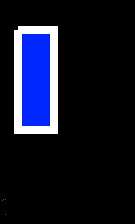
#> input picture versions_2/global_contour_vision/lb_tst/bluboi (3rd copy).bmp, 135 x 224 px
$ python lightbcn.py   (older library calls are emulated)
#> lines starting #> are read from the running program, lines starting #| are printed output that depends on the picture; after the words box and inside, x2 and y2 are one past the last pixel; in counts of white or black regions, pixels touching at a corner belong together
#> further down, testimg is the input picture: shape (224, 135, 3); mean B, G, R 39.9, 21.5, 18.2
### versions_2/global_contour_vision/filters.py
import cv2
import numpy as np
import os

"""List of filters and masks
filter images:
bgr:        blue green red
hsv:        hue sat value
s_hsv:      shifted hsv
brite_hsv:  only bright shifted hsv

masks:
brite:      non grey i.e. colourful
white:      white
black:      black
sat_red:    hue-based red
sat_green:  hue-based green
sat_blue:   hue-based blue
sp_red:     relative-rgb based red
sp_green:   relative-rgb based green
sp_blue:    relative-rgb based blue

"""


my_path = os.path.abspath(os.path.dirname(__file__))
class FilterCacher:
    def __init__(self):
        self.fimgs = {}
        self.masks = {}
        self.cacheSum = 0
        self.capacitive=None

    def getContoursFromMask(self, mask):
        kernel = np.ones((10, 10), np.uint8)
        closing = cv2.morphologyEx(mask, cv2.MORPH_CLOSE, kernel)
        # closing=mask
        img, cnts, hierarchy = cv2.findContours(
            closing, cv2.RETR_TREE, cv2.CHAIN_APPROX_SIMPLE)
        if not hierarchy is None:
            return (cnts, hierarchy[0])
        else:
            return (cnts, None)

    def preprocess(self, img):
        if np.sum(img) == self.cacheSum:
            #print('filtering caught optimised')
            # we have already processed this image- do nothing
            return
        else:
            #self.clahe = cv2.createCLAHE(clipLimit=2.0,tileGridSize=(20,20))
            self.cacheSum = np.sum(img)
#> self.cacheSum = 2408134
            self.fimgs['bgr'] = img
            # hsv: normal HSV.

            # self.fimgs['lab'] = cv2.cvtColor(self.fimgs['bgr'], cv2.COLOR_BGR2LAB)

            # lab_planes = cv2.split(self.fimgs['lab'])

            # lab_planes[0] = self.clahe.apply(lab_planes[0])

            # self.fimgs['clahe_lab'] = cv2.merge(lab_planes)

            # self.fimgs['clahe_bgr'] = cv2.cvtColor(self.fimgs['clahe_lab'], cv2.COLOR_LAB2BGR)
            self.fimgs['hsv']=cv2.cvtColor(self.fimgs['bgr'], cv2.COLOR_BGR2HSV)
            # s_hsv: shifted HSV.
            # convert to integer so we can use modulo
            fullh = (self.fimgs['hsv'][:, :, 0]).astype(int)
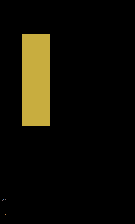
#> fullh: shape (224, 135) int64; 5 distinct labels, from 0 to 116; one colour per label, 0 black
            # shift the colours by 180/12 so the red bins end up together
            fullh += int(180/12)
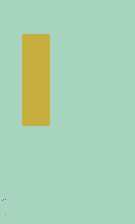
#> fullh: shape (224, 135) int64; 5 distinct labels, from 15 to 131; one colour per label, 0 black
            # loop the values back to within  0 - 180
            fullh %= 180
            # reinsert into hsv -- for future refinement
            self.fimgs['s_hsv'] = np.copy(self.fimgs['hsv'])
            self.fimgs['s_hsv'][:, :, 0] = fullh*1.0

            # brite: relative saturation and value thresholding, to get rid of grey objects and darker objects.
            self.masks['brite'] = {'img': cv2.inRange(self.fimgs['s_hsv'], (0, np.max(
                self.fimgs['s_hsv'][:, :, 1])*0.3, np.max(self.fimgs['s_hsv'][:, :, 2])*0.2), (180, 255, 255))}
            # brite: relative saturation and value thresholding, to get rid of grey objects and darker objects.
            self.masks['notcolor'] = {'img': cv2.inRange(self.fimgs['s_hsv'], (0, 0,0), (180, np.max(self.fimgs['s_hsv'][:,:,1])*0.15, 255))}
            # white and black self.masks
            # white: high value, low saturation
            self.masks['white'] = {'img': cv2.inRange(self.fimgs['s_hsv'], (0, 0, np.max(
                self.fimgs['s_hsv'][:, :, 2])*0.7), (180, np.max(self.fimgs['s_hsv'][:, :, 1])*0.1, 255))}
            # black: low values
            self.masks['black'] = {'img': cv2.inRange(
                self.fimgs['s_hsv'], (0, 0, 0), (180, 255, np.max(self.fimgs['s_hsv'][:, :, 2])*0.1))}

            # saturation + HSV Red, blue and green.
            self.fimgs['brite_hsv'] = cv2.bitwise_and(
                self.fimgs['s_hsv'], self.fimgs['s_hsv'], mask=self.masks['brite']['img'])
            self.masks['sat_red'] = {'img': cv2.inRange(
                self.fimgs['s_hsv'],  np.array([0, 76, 1]), np.array([30, 255, 255]))}
            self.masks['sat_green'] = {'img': cv2.inRange(
                self.fimgs['s_hsv'],  np.array([45, 76, 1]), np.array([95, 255, 255]))}
            self.masks['sat_blue'] = {'img': cv2.inRange(
                self.fimgs['s_hsv'],  np.array([106, 1, 1]), np.array([140, 255, 255]))}

            # sp_green: specifically for detecting green things by making a mask which is not green.
            # use the same theory to detect things which are definitely red and blue?
            sp_colors = ['sp_blue', 'sp_green', 'sp_red']
            for i, s in enumerate(sp_colors):
                mid = np.clip(self.fimgs['bgr'][:, :, i].astype(int)-((self.fimgs['bgr'][:, :, (i+1) % 3].astype(
                    int)+self.fimgs['bgr'][:, :, (i+2) % 3].astype(int))*5/6), 0, 255).astype(np.uint8)
                # print(np.max(mid))
                self.masks[sp_colors[i]] = {
                    "img": cv2.inRange(mid, np.max(mid)*0.5+1, 255)}
#> this loop made 3 passes
#> pass 1, in preprocess, `mid = np.clip(self.fimgs['bgr'][:, :, i].astype(int)-((self.fimgs['bgr..`:
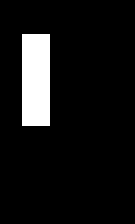
#> mid: shape (224, 135); values 0 (black) and 223 (white), 8.5% white; 1 white region, box (x1, y1, x2, y2) and area: (22, 34, 50, 126) 2576
#> after the loop, self.masks = 10 items
            # contour finding
            for mask in self.masks:
                self.masks[mask]['cnts'] = self.getContoursFromMask(
                    self.masks[mask]['img'])
#> this loop made 10 passes
#> mask on passes 1, 2, 3, 4, 5, 6, 7, 9, 10: 'brite', 'notcolor', 'white', 'black', 'sat_red', 'sat_green', 'sat_blue', 'sp_green', 'sp_red'
#> (mask, cnts in getContoursFromMask) on pass 8: ('sp_blue', [[[23, 35], [23, 126], [50, 126], [50, 35]]])
#> pass 1, in getContoursFromMask, `closing = cv2.morphologyEx(mask, cv2.MORPH_CLOSE, kernel)`:
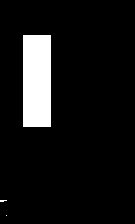
#> closing: shape (224, 135); 8.6% white; 3 white regions (2 under 20 px), largest, box (x1, y1, x2, y2) and area: (23, 35, 51, 127) 2576
#> pass 3, in getContoursFromMask (call 3), `closing = cv2.morphologyEx(mask, cv2.MORPH_CLOSE, kernel)`:
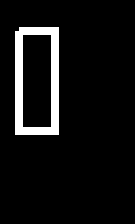
#> closing: shape (224, 135); 7.1% white; 1 white region, box (x1, y1, x2, y2) and area: (15, 27, 59, 135) 2160

            # [8 lines of commented-out code are left out]


    def getContours(self, img, masknames, includeHierarchy=False):
#> called with includeHierarchy = True
        self.preprocess(img)
        cnts = {}
        for m in masknames:
            try:
                if includeHierarchy == False:
                    cnts[m] = self.masks[m]['cnts'][0]
                else:
                    cnts[m] = self.masks[m]['cnts']
            except KeyError:
                print(m+" not recognised to be a mask.")
#> after the loop, cnts = 1 item
        return cnts

    def getContourColor(self, img, cnt):
        mask = np.zeros_like(img[:, :, 0])
        # ,['s_hsv'])# implement second argument to save time for later
        self.preprocess(img)
        mask = cv2.drawContours(mask, [cnt], 0, 1, -1)
        img2 = self.fimgs['s_hsv'][:, :, 0] * \
            mask.astype(self.fimgs['s_hsv'].dtype)
        return np.sum(img2)/cv2.contourArea(cnt)


debugMode = "fromVideo"
todraw = ['notcolor']
todraw_fimgs = ['bgr']
# [43 lines that do not run on import are left out]

### versions_2/global_contour_vision/lightbcn.py
#!/usr/bin/env python
import cv2
import numpy as np
import os
import json
import filters
import rospy

my_path = os.path.abspath(os.path.dirname(__file__))

class LightPatternDetector:
    def __init__(self,file_based=False):
        if not file_based:
            if rospy.has_param("~debug_level") and rospy.get_param("~debug_level") == "full":
                self.debug_level=101
            elif rospy.has_param("~debug_pattern"):
                self.debug_level=51
            else:
                self.debug_level=0
        else:
            self.debug_level=0
        self.cachedPattern=[]
        self.cachedContourRect=[]
        # todo: value and saturation detection.
    def clearAndPush(self):
        _cachedPattern=self.cachedPattern
        self.cachedPattern=[]
        return _cachedPattern

    def identify(self, img, filters):
        # apply a bunch of relevant filters to get contours
        cnts=filters.getContours(img,['white'],True)
#> cnts = 1 item
        # find 2 box contours nested inside each other

        nextCnt=[]
        rectIndices=[]
        for c,cnt in enumerate(cnts['white'][0]):
            # check if they are rectangles
            ## will not work because the contours will be hollow!
            r=cv2.boundingRect(cnt)
            nextCnt.append((cnt,r,cnts['white'][1][c]))
            if (cnts['white'][1][c][3]==-1):rectIndices.append(c)# append outermost white rectangles
#> this loop made 2 passes
#> (c, r) on passes 1 to 2: (0, (15, 27, 44, 108)), (1, (22, 34, 30, 94))
#> after the loop, nextCnt = 2 items; rectIndices = [0]
            # if cv2.contourArea(cnt[0])/(r[2]*r[3])<0.9:

        cnts=nextCnt
#> cnts = 2 items
        '''cnt
            [0]:contour
            [1]:bounding rect
            [2]:hierarchy
        '''
        if self.debug_level>0:
            dbg_img=img.copy()
        nextCnt=[]
        for cnt in cnts:
            if self.debug_level>50:
                cv2.drawContours(dbg_img,[cnt[0]],-1,[0,0,0])
            # pick out 2nd level contours which overlap the previous detection
            if cnt[2][3] in rectIndices:
                #print ("contour parent was outer level")
                if self.cachedContourRect==[] or (self.cachedContourRect[0]<cnt[1][0]+cnt[1][2]/2<self.cachedContourRect[0]+self.cachedContourRect[2] and
                    self.cachedContourRect[1]<cnt[1][1]+cnt[1][3]/2<self.cachedContourRect[1]+self.cachedContourRect[3]):
                    #print("contour was in cached contour rect")
                    if cv2.contourArea(cnt[0])/(cnt[1][2]*cnt[1][3])>0.8:
                        #print("contour was rectangular")
                        nextCnt.append((cnt[0],cnt[1]))
#> this loop made 2 passes
#> after the loop, nextCnt = 1 item
        '''cnt
            [0]:contour
            [1]:bounding rect
        '''
        if self.debug_level>0:
            cv2.imshow('lightbcn_output',dbg_img)
            cv2.waitKey(10)
        try:
            mostProbable=max(nextCnt,key=lambda x: cv2.contourArea(x[0]))
            self.cachedContourRect=mostProbable[1]
#> self.cachedContourRect = (22, 34, 30, 94)
            col=filters.getContourColor(img,mostProbable[0])
#> in getContourColor, `mask = cv2.drawContours(mask, [cnt], 0, 1, -1)`: mask: shape (224, 135); values 0 (black) and 1 (white), 9.3% white; 1 white region, box (x1, y1, x2, y2) and area: (22, 34, 52, 128) 2816
#> in getContourColor, `img2 = self.fimgs['s_hsv'][:, :, 0] * \ mask.astype(self.fimgs['s_hsv'..`:
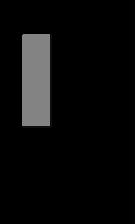
#> img2: shape (224, 135); min 0, max 131, mean 11.3
#> col = 126.5
            if 0<col<60:
                nextCol="red"
            if 60<col<120:
                nextCol="green"
            if 120<col<180:
                nextCol="blue"
            if len(self.cachedPattern)>1 and nextCol==self.cachedPattern[0]:
                return self.clearAndPush()
            elif len(self.cachedPattern)>0 and self.cachedPattern[len(self.cachedPattern)-1]==nextCol:
                print("Light beacon: Pattern persists")
                return 1 # pattern persists
            else:
                self.cachedPattern.append(nextCol)
                print("Light beacon: Pattern logged")
                return 2 # return code for pattern logged
        except ValueError:
            # out of range; return sequence
            if (self.cachedPattern!=[]):
                return self.clearAndPush()
            # Otherwise return a no-show
            rospy.loginfo("Light beacon: No Show")
            return 0

debugMode="fromFile"
if __name__=="__main__":
    import filters
    draw_colors={
        "green":[0,255,0],
        "blue":[255,0,0],
        "red":[0,0,255]
    }
    ft=filters.FilterCacher()
    if debugMode=="fromFile":
        lp=LightPatternDetector(True)
        for f in os.listdir(os.path.join(my_path,"lb_tst")):
            print(f)
            testimg=cv2.imread(os.path.join(my_path,"lb_tst",f))
            ft.preprocess(testimg)
            lp.identify(testimg,ft)
            r=lp.cachedPattern
            h,w,chan=testimg.shape
#> h = 224; w = 135; chan = 3
            print(r)
            for (c,id) in enumerate(r):
                cv2.rectangle(testimg,(c*w/10,h*9/10),((c+1)*w/10,h),draw_colors[id],-1)
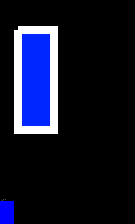
#> testimg: shape (224, 135, 3); 1.06% of pixels changed, all inside (x1, y1, x2, y2) = (0, 201, 14, 224)
                #cv2.putText(testimg,id['name'],(id['cnt'][0,0,0],id['cnt'][0,0,1]),cv2.FONT_HERSHEY_SIMPLEX,1,(255,255,0),2,cv2.LINE_AA)
            cv2.imshow('result',testimg)
            cv2.waitKey(-1)
